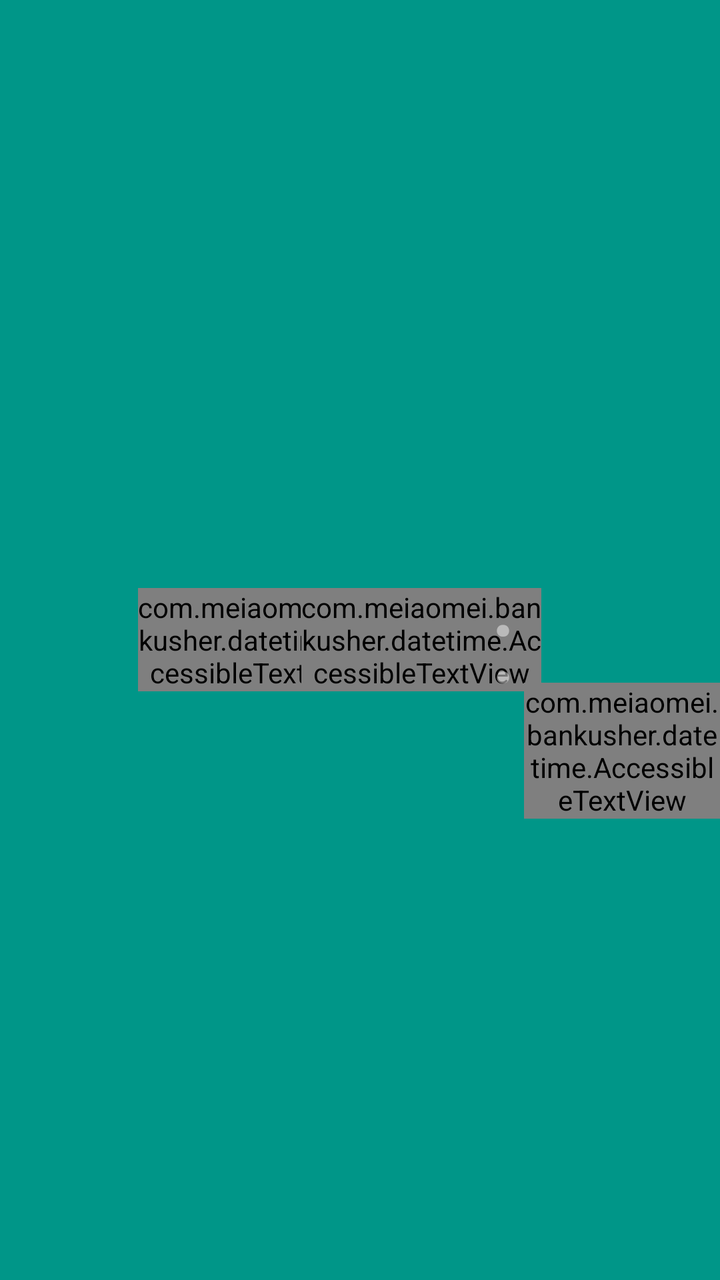
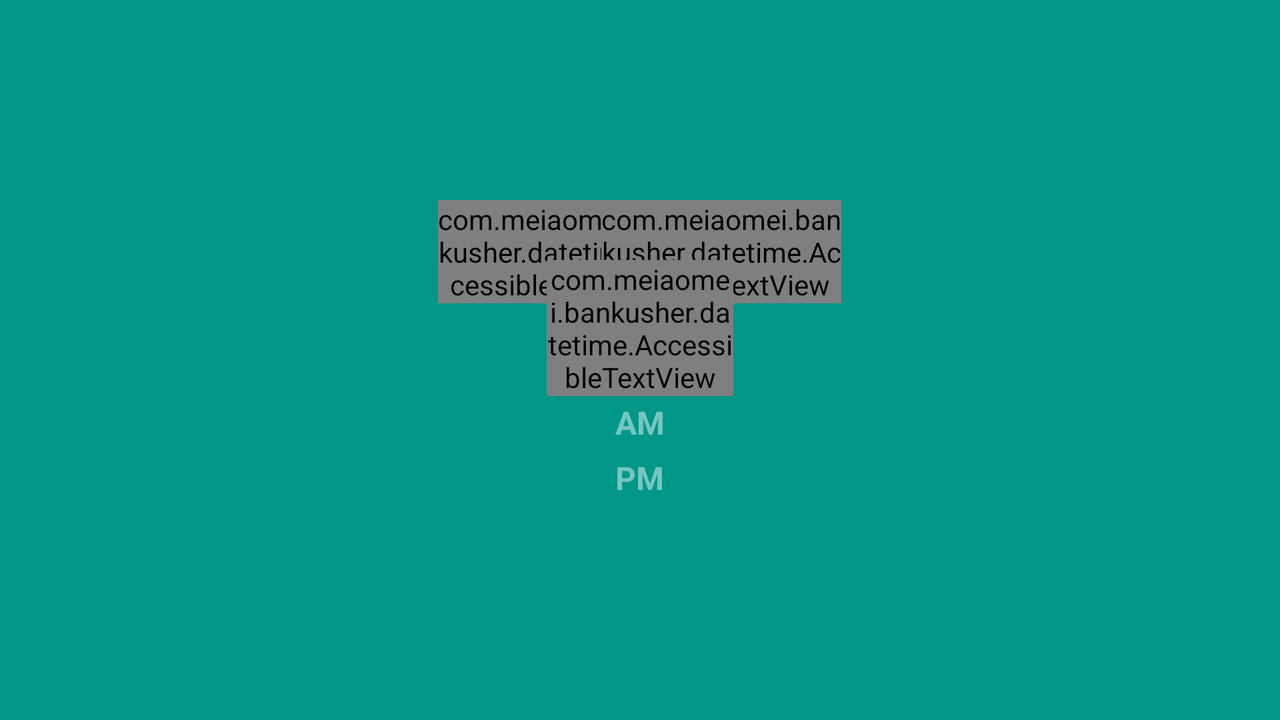

The same Android screen from two of the app's own layout files: first res/layout/ as a phone draws it, then the repository's variant for another configuration, drawn on a device whose configuration selects that folder. Both files follow.
<!-- AndroidManifest.xml: application theme AppTheme -->
<!-- res/layout/mdtp_time_header_label.xml -->
<?xml version="1.0" encoding="utf-8"?>
  <RelativeLayout xmlns:android="http://schemas.android.com/apk/res/android"
      android:id="@+id/mdtp_time_display"
      android:layout_width="match_parent"
      android:layout_height="match_parent"
      android:layout_gravity="center"
      android:background="@color/mdtp_accent_color"
      android:clipChildren="false" >
        <View
            android:id="@+id/mdtp_center_view"
            android:layout_width="1dp"
            android:layout_height="1dp"
            android:background="#00000000"
            android:layout_centerInParent="true"
            android:visibility="invisible"
            android:importantForAccessibility="no" />

        <TextView
            android:id="@+id/mdtp_hour_space"
            android:layout_width="wrap_content"
            android:layout_height="wrap_content"
            android:text="@string/mdtp_time_placeholder"
            android:layout_toLeftOf="@+id/mdtp_separator"
            android:layout_centerVertical="true"
            android:visibility="invisible"
            style="@style/mdtp_time_label"
            android:importantForAccessibility="no" />
        <FrameLayout
            android:layout_width="0dp"
            android:layout_height="match_parent"
            android:layout_alignRight="@+id/mdtp_hour_space"
            android:layout_alignLeft="@+id/mdtp_hour_space"
            android:layout_marginLeft="@dimen/mdtp_extra_time_label_margin"
            android:layout_marginRight="@dimen/mdtp_extra_time_label_margin"
            android:layout_centerVertical="true"
            android:clipChildren="false" >
            <com.meiaomei.bankusher.datetime.AccessibleTextView
                android:id="@+id/mdtp_hours"
                android:layout_width="wrap_content"
                android:layout_height="wrap_content"
                android:text="@string/mdtp_time_placeholder"
                android:textColor="@color/mdtp_white"
                android:gravity="center_horizontal"
                android:layout_gravity="center"
                style="@style/mdtp_time_label" />
            </FrameLayout>

        <TextView
            android:id="@+id/mdtp_separator"
            android:layout_width="wrap_content"
            android:layout_height="wrap_content"
            android:text="@string/mdtp_time_separator"
            android:paddingLeft="@dimen/mdtp_separator_padding"
            android:paddingRight="@dimen/mdtp_separator_padding"
            android:layout_alignRight="@+id/mdtp_center_view"
            android:layout_centerVertical="true"
            android:textColor="@color/mdtp_accent_color_focused"
            style="@style/mdtp_time_label"
            android:importantForAccessibility="no" />

        <TextView
            android:id="@+id/mdtp_minutes_space"
            android:layout_width="wrap_content"
            android:layout_height="wrap_content"
            android:text="@string/mdtp_time_placeholder"
            android:layout_toRightOf="@+id/mdtp_separator"
            android:layout_centerVertical="true"
            android:visibility="invisible"
            android:textColor="@color/mdtp_accent_color_focused"
            style="@style/mdtp_time_label"
            android:importantForAccessibility="no" />
        <FrameLayout
            android:layout_width="0dp"
            android:layout_height="match_parent"
            android:layout_alignRight="@+id/mdtp_minutes_space"
            android:layout_alignLeft="@+id/mdtp_minutes_space"
            android:layout_marginLeft="@dimen/mdtp_extra_time_label_margin"
            android:layout_marginRight="@dimen/mdtp_extra_time_label_margin"
            android:layout_centerVertical="true" >
            <com.meiaomei.bankusher.datetime.AccessibleTextView
                android:id="@+id/mdtp_minutes"
                style="@style/mdtp_time_label"
                android:layout_width="wrap_content"
                android:layout_height="wrap_content"
                android:gravity="center_horizontal"
                android:text="@string/mdtp_time_placeholder"
                android:layout_gravity="center"
                android:textColor="@color/mdtp_accent_color_focused" />
        </FrameLayout>

        <TextView
            android:id="@+id/mdtp_separator_seconds"
            android:layout_width="wrap_content"
            android:layout_height="wrap_content"
            android:text="@string/mdtp_time_separator"
            android:paddingLeft="@dimen/mdtp_separator_padding"
            android:paddingRight="@dimen/mdtp_separator_padding"
            android:layout_toRightOf="@+id/mdtp_minutes_space"
            android:layout_centerVertical="true"
            android:textColor="@color/mdtp_accent_color_focused"
            style="@style/mdtp_time_label"
            android:importantForAccessibility="no" />

        <TextView
            android:id="@+id/mdtp_seconds_space"
            android:layout_width="wrap_content"
            android:layout_height="wrap_content"
            android:text="@string/mdtp_time_placeholder"
            android:layout_toRightOf="@+id/mdtp_separator_seconds"
            android:layout_centerVertical="true"
            android:visibility="invisible"
            android:textColor="@color/mdtp_accent_color_focused"
            style="@style/mdtp_time_label_small"
            android:importantForAccessibility="no" />

        <com.meiaomei.bankusher.datetime.AccessibleTextView
            android:id="@+id/mdtp_seconds"
            style="@style/mdtp_time_label_small"
            android:layout_width="wrap_content"
            android:layout_height="wrap_content"
            android:gravity="center_horizontal"
            android:text="@string/mdtp_time_placeholder"
            android:layout_gravity="center"
            android:layout_toRightOf="@+id/mdtp_separator_seconds"
            android:layout_alignBaseline="@id/mdtp_separator"
            android:textColor="@color/mdtp_accent_color_focused" />

        <LinearLayout
            android:id="@+id/mdtp_ampm_layout"
            android:layout_width="wrap_content"
            android:layout_height="wrap_content"
            android:orientation="vertical"
            android:layout_alignBaseline="@+id/mdtp_seconds"
            android:baselineAlignedChildIndex="1"
            android:layout_toRightOf="@id/mdtp_seconds">
            <TextView
                android:id="@+id/mdtp_am_label"
                android:layout_width="wrap_content"
                android:layout_height="wrap_content"
                android:text="@string/mdtp_am"
                android:paddingLeft="@dimen/mdtp_ampm_left_padding"
                android:paddingRight="@dimen/mdtp_ampm_left_padding"
                android:textColor="@color/mdtp_accent_color_focused"
                style="@style/mdtp_ampm_label"
                android:importantForAccessibility="no" />
            <TextView
                android:id="@+id/mdtp_pm_label"
                android:layout_width="wrap_content"
                android:layout_height="wrap_content"
                android:text="@string/mdtp_pm"
                android:layout_marginTop="6dp"
                android:paddingLeft="@dimen/mdtp_ampm_left_padding"
                android:paddingRight="@dimen/mdtp_ampm_left_padding"
                android:textColor="@color/mdtp_accent_color_focused"
                style="@style/mdtp_ampm_label"
                android:importantForAccessibility="no" />
        </LinearLayout>
  </RelativeLayout>
<!-- resources referenced by this layout -->
<resources>
  <color name="mdtp_accent_color">#009688</color>
  <color name="mdtp_accent_color_focused">#76ffffff</color>
  <color name="mdtp_white">#ffffff</color>
  <dimen name="mdtp_ampm_left_padding">6dip</dimen>
  <dimen name="mdtp_extra_time_label_margin">-30dp</dimen>
  <dimen name="mdtp_separator_padding">4dip</dimen>
  <string name="mdtp_am">am</string>
  <string name="mdtp_pm">pm</string>
  <string name="mdtp_time_placeholder" translatable="false">00</string>
  <string name="mdtp_time_separator" translatable="false">:</string>
  <style name="mdtp_ampm_label">
          <item name="android:textSize">@dimen/mdtp_ampm_label_size</item>
          <item name="android:textAllCaps">true</item>
          <item name="android:textColor">@color/mdtp_ampm_text_color</item>
          <item name="android:textStyle">bold</item>
      </style>
  <style name="mdtp_time_label">
          <item name="android:textSize">@dimen/mdtp_time_label_size</item>
          <item name="android:textColor">@color/mdtp_numbers_text_color</item>
      </style>
  <style name="mdtp_time_label_small" parent="mdtp_time_label">
          <item name="android:textSize">@dimen/mdtp_time_label_subscript_size</item>
          <item name="android:layout_marginBottom">@dimen/mdtp_time_label_shift</item>
      </style>
  <style name="AppTheme" parent="Theme.AppCompat.Light.DarkActionBar">
          
          <item name="colorPrimary">@color/colorPrimary</item>
          <item name="colorPrimaryDark">@color/colorPrimaryDark</item>
          <item name="colorAccent">@color/colorAccent</item>
      </style>
  <dimen name="mdtp_ampm_label_size">16dp</dimen>
  <color name="mdtp_ampm_text_color">@color/mdtp_numbers_text_color</color>
  <dimen name="mdtp_time_label_size">54dp</dimen>
  <color name="mdtp_numbers_text_color">#ff212121</color>
  <dimen name="mdtp_time_label_subscript_size">30dp</dimen>
  <dimen name="mdtp_time_label_shift">-12dp</dimen>
  <color name="colorPrimary">#3F51B5</color>
  <color name="colorPrimaryDark">#303F9F</color>
  <color name="colorAccent">#FF4081</color>
</resources>
<!-- res/layout-land/mdtp_time_header_label.xml (the repository's variant of the layout above) -->
<!-- drawn on the phone turned sideways -->
<?xml version="1.0" encoding="utf-8"?>
<RelativeLayout xmlns:android="http://schemas.android.com/apk/res/android"
    android:id="@+id/mdtp_time_display"
    android:layout_width="match_parent"
    android:layout_height="match_parent"
    android:layout_gravity="center"
    android:background="@color/mdtp_accent_color"
    android:clipChildren="false"
    android:padding="16dp">
    <View
        android:id="@+id/mdtp_center_view"
        android:layout_width="1dp"
        android:layout_height="1dp"
        android:background="#00000000"
        android:layout_centerInParent="true"
        android:visibility="invisible"
        android:importantForAccessibility="no" />

    <TextView
        android:id="@+id/mdtp_hour_space"
        android:layout_width="wrap_content"
        android:layout_height="wrap_content"
        android:text="@string/mdtp_time_placeholder"
        android:layout_toLeftOf="@+id/mdtp_separator"
        android:layout_alignBaseline="@+id/mdtp_separator"
        android:visibility="invisible"
        style="@style/mdtp_time_label"
        android:importantForAccessibility="no" />
    <FrameLayout
        android:layout_width="0dp"
        android:layout_height="wrap_content"
        android:layout_alignRight="@+id/mdtp_hour_space"
        android:layout_alignLeft="@+id/mdtp_hour_space"
        android:layout_alignBottom="@+id/mdtp_separator"
        android:layout_marginLeft="@dimen/mdtp_extra_time_label_margin"
        android:layout_marginRight="@dimen/mdtp_extra_time_label_margin"
        android:clipChildren="false" >
        <com.meiaomei.bankusher.datetime.AccessibleTextView
            android:id="@+id/mdtp_hours"
            android:layout_width="wrap_content"
            android:layout_height="wrap_content"
            android:text="@string/mdtp_time_placeholder"
            android:textColor="@color/mdtp_white"
            android:gravity="center_horizontal"
            android:layout_gravity="center"
            style="@style/mdtp_time_label" />
    </FrameLayout>

    <TextView
        android:id="@+id/mdtp_separator"
        android:layout_width="wrap_content"
        android:layout_height="wrap_content"
        android:text="@string/mdtp_time_separator"
        android:paddingLeft="@dimen/mdtp_separator_padding"
        android:paddingRight="@dimen/mdtp_separator_padding"
        android:layout_centerHorizontal="true"
        android:layout_above="@+id/mdtp_seconds_space"
        android:textColor="@color/mdtp_accent_color_focused"
        style="@style/mdtp_time_label"
        android:importantForAccessibility="no" />

    <TextView
        android:id="@+id/mdtp_minutes_space"
        android:layout_width="wrap_content"
        android:layout_height="wrap_content"
        android:text="@string/mdtp_time_placeholder"
        android:layout_toRightOf="@+id/mdtp_separator"
        android:layout_alignBaseline="@+id/mdtp_separator"
        android:visibility="invisible"
        android:textColor="@color/mdtp_accent_color_focused"
        style="@style/mdtp_time_label"
        android:importantForAccessibility="no" />
    <FrameLayout
        android:layout_width="0dp"
        android:layout_height="wrap_content"
        android:layout_alignRight="@+id/mdtp_minutes_space"
        android:layout_alignLeft="@+id/mdtp_minutes_space"
        android:layout_alignBottom="@+id/mdtp_separator"
        android:layout_marginLeft="@dimen/mdtp_extra_time_label_margin"
        android:layout_marginRight="@dimen/mdtp_extra_time_label_margin" >
        <com.meiaomei.bankusher.datetime.AccessibleTextView
            android:id="@+id/mdtp_minutes"
            style="@style/mdtp_time_label"
            android:layout_width="wrap_content"
            android:layout_height="wrap_content"
            android:gravity="center_horizontal"
            android:text="@string/mdtp_time_placeholder"
            android:layout_gravity="center"
            android:textColor="@color/mdtp_accent_color_focused" />
    </FrameLayout>

    <TextView
        android:id="@+id/mdtp_separator_seconds"
        android:layout_width="wrap_content"
        android:layout_height="wrap_content"
        android:text="@string/mdtp_time_separator"
        android:visibility="gone"
        android:paddingLeft="@dimen/mdtp_separator_padding"
        android:paddingRight="@dimen/mdtp_separator_padding"
        android:layout_toRightOf="@+id/mdtp_minutes_space"
        android:textColor="@color/mdtp_accent_color_focused"
        style="@style/mdtp_time_label"
        android:importantForAccessibility="no" />

    <TextView
        android:id="@+id/mdtp_seconds_space"
        android:layout_width="wrap_content"
        android:layout_height="wrap_content"
        android:text="@string/mdtp_time_placeholder"
        android:layout_centerInParent="true"
        android:visibility="invisible"
        android:textColor="@color/mdtp_accent_color_focused"
        android:layout_alignBottom="@+id/mdtp_center_view"
        style="@style/mdtp_time_label_small"
        android:importantForAccessibility="no" />

    <FrameLayout
        android:layout_width="0dp"
        android:layout_height="wrap_content"
        android:layout_alignRight="@+id/mdtp_seconds_space"
        android:layout_alignLeft="@+id/mdtp_seconds_space"
        android:layout_alignBottom="@+id/mdtp_center_view"
        android:layout_marginLeft="@dimen/mdtp_extra_time_label_margin"
        android:layout_marginRight="@dimen/mdtp_extra_time_label_margin" >
        <com.meiaomei.bankusher.datetime.AccessibleTextView
            android:id="@+id/mdtp_seconds"
            style="@style/mdtp_time_label_small"
            android:layout_width="wrap_content"
            android:layout_height="wrap_content"
            android:gravity="center_horizontal"
            android:text="@string/mdtp_time_placeholder"
            android:layout_gravity="center"
            android:textColor="@color/mdtp_accent_color_focused" />
    </FrameLayout>

    <LinearLayout
        android:id="@+id/mdtp_ampm_layout"
        android:layout_width="wrap_content"
        android:layout_height="wrap_content"
        android:orientation="vertical"
        android:layout_centerHorizontal="true"
        android:layout_below="@+id/mdtp_seconds_space"
        android:layout_marginTop="20dp">
        <TextView
            android:id="@+id/mdtp_am_label"
            android:layout_width="wrap_content"
            android:layout_height="wrap_content"
            android:text="@string/mdtp_am"
            android:paddingLeft="@dimen/mdtp_ampm_left_padding"
            android:paddingRight="@dimen/mdtp_ampm_left_padding"
            android:textColor="@color/mdtp_accent_color_focused"
            style="@style/mdtp_ampm_label"
            android:importantForAccessibility="no" />
        <TextView
            android:id="@+id/mdtp_pm_label"
            android:layout_width="wrap_content"
            android:layout_height="wrap_content"
            android:text="@string/mdtp_pm"
            android:layout_marginTop="6dp"
            android:paddingLeft="@dimen/mdtp_ampm_left_padding"
            android:paddingRight="@dimen/mdtp_ampm_left_padding"
            android:textColor="@color/mdtp_accent_color_focused"
            style="@style/mdtp_ampm_label"
            android:importantForAccessibility="no" />
    </LinearLayout>
</RelativeLayout>
